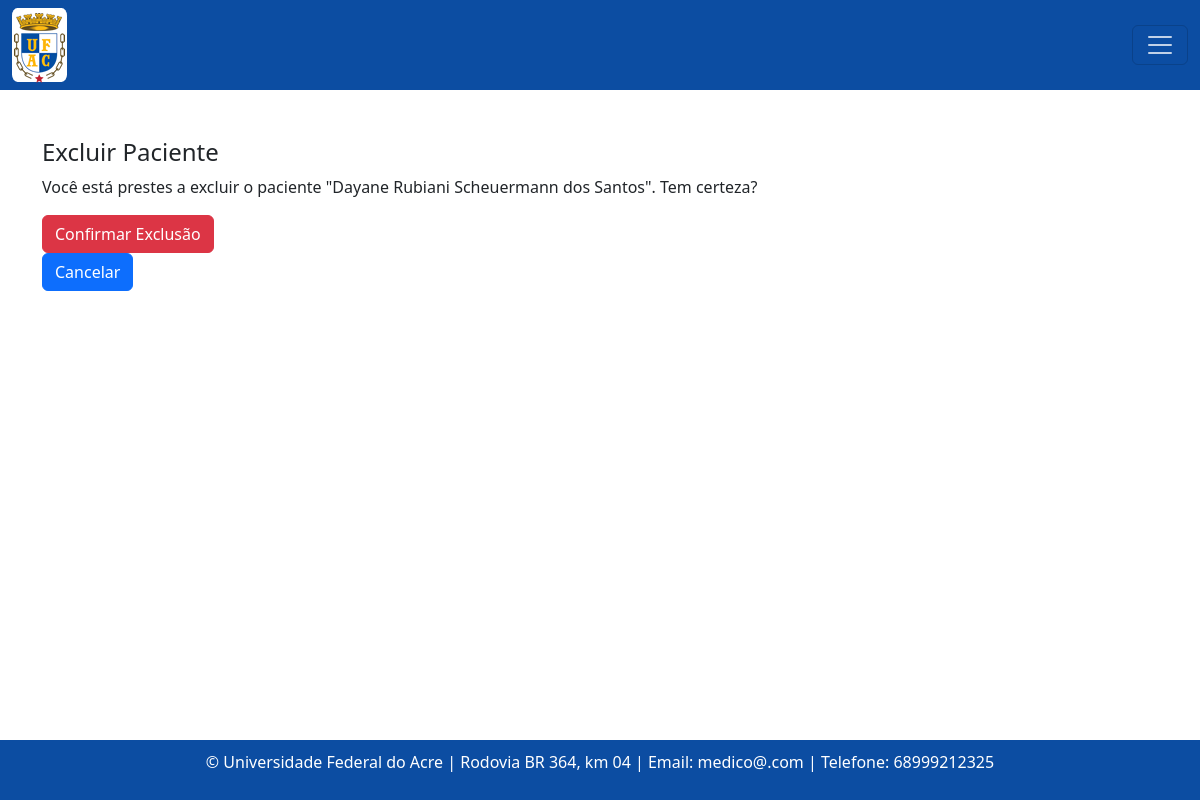
Page /paciente/3/excluir/ on the earlier database version.
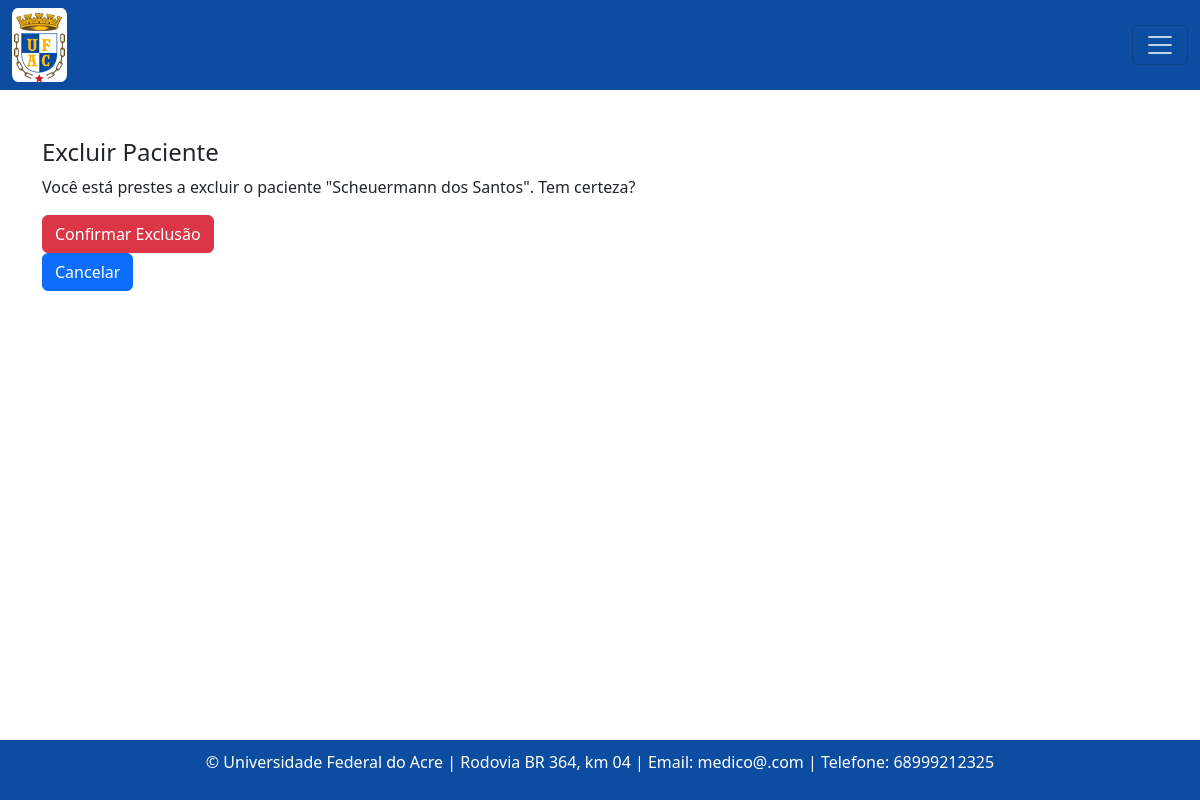
Same page on the later database version.
### consulta/models.py (models this page shows, shortened)
class Paciente(models.Model):
    nome = models.CharField(max_length=100)
    data_nascimento = models.DateField()
    email = models.EmailField()
    rg = models.CharField(max_length=20)
    cpf = models.CharField(max_length=14)
    sexo = models.CharField(max_length=1, choices=[('M', 'Masculino'), ('F', 'Feminino')])
    matricula = models.CharField(max_length=20)
    tipo_paciente = models.CharField(max_length=20)
    cargo_funcao = models.CharField(max_length=50, default='')
    cep = models.CharField(max_length=9)
    cidade = models.CharField(max_length=50)
    bairro = models.CharField(max_length=50, default='')
    uf = models.CharField(max_length=2)
    numero = models.CharField(max_length=10)
    ddd_telefone = models.CharField(max_length=3)
    complemento = models.CharField(max_length=100, blank=True, null=True, default='')  # Adicionando o valor padrão aqui

### consulta/views.py (the view)
# urls.py: path('paciente/<int:pk>/excluir/', paciente_excluir, name='pacienteExcluir'),
def paciente_excluir(request, pk):
    paciente = get_object_or_404(Paciente, pk=pk)
    if request.method == 'POST':
        paciente.delete()
        return redirect('pacienteListagem')
    return render(request, 'consultas/excluir_paciente.html', {'paciente': paciente})

### templates/consultas/excluir_paciente.html (shortened to what this page needs)
{% extends "base.html" %}
{% block content %}
  <h4>Excluir Paciente</h4>
  <p>Você está prestes a excluir o paciente "{{ paciente.nome }}". Tem certeza?</p>
  <form method="post" action="{% url 'pacienteExcluir' paciente.id %}">
    <button type="submit" class="btn btn-danger">Confirmar Exclusão</button>
  </form>
  <a href="{% url 'pacienteListagem' %}" class="btn btn-primary">Cancelar</a>
{% endblock %}

Differences in the rows shown:
changed Paciente: nome "Dayane Rubiani Scheuermann dos Santos" → "Scheuermann dos Santos"
